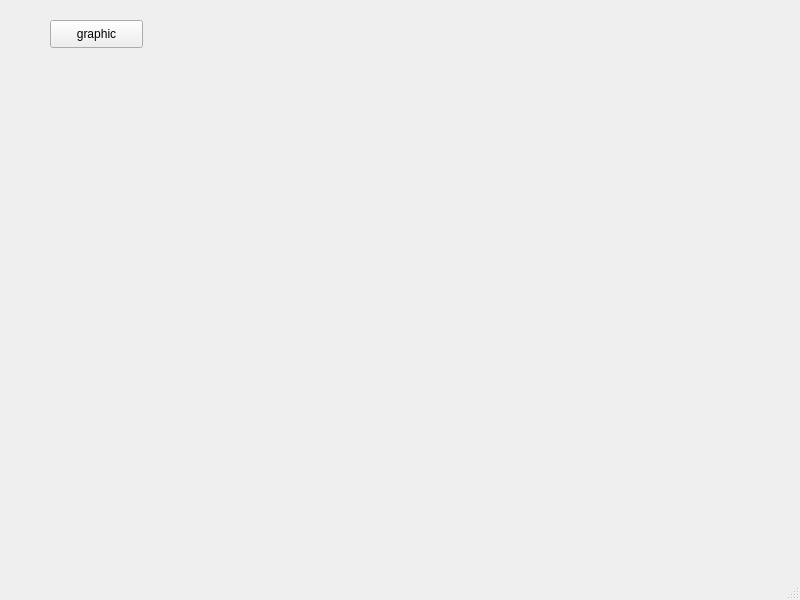
<?xml version="1.0" encoding="UTF-8"?>
<ui version="4.0">
 <class>MainWindow</class>
 <widget class="QMainWindow" name="MainWindow">
  <property name="geometry">
   <rect>
    <x>0</x>
    <y>0</y>
    <width>800</width>
    <height>600</height>
   </rect>
  </property>
  <property name="windowTitle">
   <string>MainWindow</string>
  </property>
  <widget class="QWidget" name="centralwidget">
   <widget class="QCustomPlot" name="widget" native="true">
    <property name="geometry">
     <rect>
      <x>69</x>
      <y>59</y>
      <width>711</width>
      <height>481</height>
     </rect>
    </property>
   </widget>
   <widget class="QPushButton" name="pushButton">
    <property name="geometry">
     <rect>
      <x>50</x>
      <y>20</y>
      <width>93</width>
      <height>28</height>
     </rect>
    </property>
    <property name="text">
     <string>graphic</string>
    </property>
   </widget>
  </widget>
  <widget class="QMenuBar" name="menubar">
   <property name="geometry">
    <rect>
     <x>0</x>
     <y>0</y>
     <width>800</width>
     <height>26</height>
    </rect>
   </property>
  </widget>
  <widget class="QStatusBar" name="statusbar"/>
 </widget>
 <customwidgets>
  <customwidget>
   <class>QCustomPlot</class>
   <extends>QWidget</extends>
   <header>qcustomplot.h</header>
   <container>1</container>
  </customwidget>
 </customwidgets>
 <resources/>
 <connections/>
</ui>
